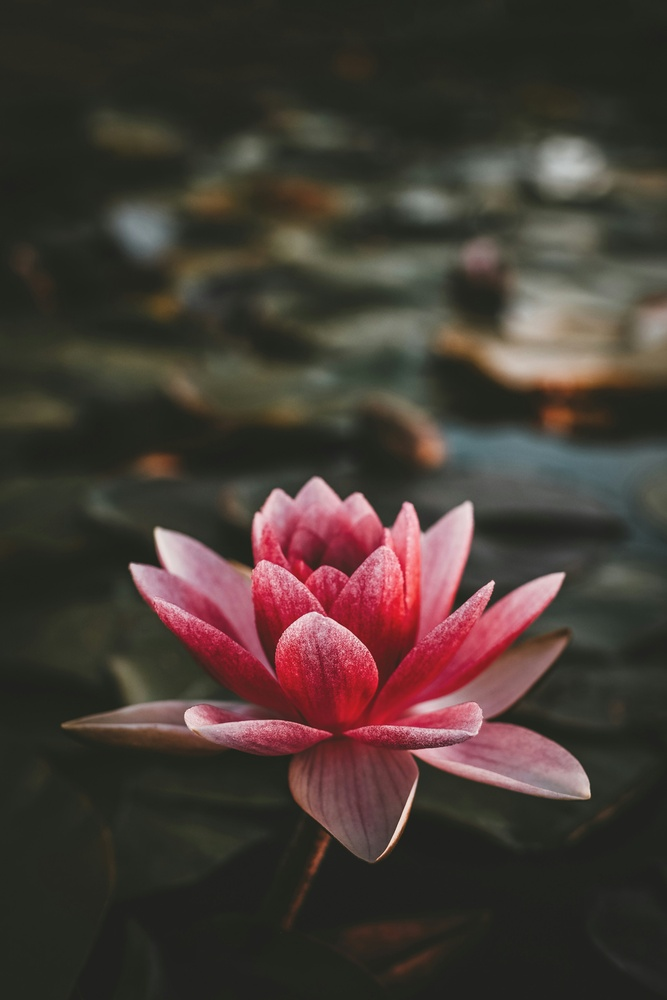
#> input picture Day_18/OpenCV_Practice/input/Flower.jpg, 667 x 1000 px, shrunk from 3264 x 4896 before the run
$ jupyter execute OpenCV.ipynb
#> lines starting #> are read from the running program, lines starting #| are printed output that depends on the picture; after the words box and inside, x2 and y2 are one past the last pixel; in counts of white or black regions, pixels touching at a corner belong together
[cell 1]
import cv2
import os
import matplotlib.pyplot as plt
import numpy as np

[cell 2]
image = cv2.imread("input/Flower.jpg")
#> image is the input picture: shape (1000, 667, 3); mean B, G, R 52.5, 58.3, 69.7

if image is None:
    print("Image not found!")
else:
    print("Image loaded successfully.")

[cell 3]
plt.imshow(cv2.cvtColor(image, cv2.COLOR_BGR2RGB))
plt.axis("off")
plt.show()

[cell 4]
# Task 1

[cell 5]
# Read Image and Display Dimensions, Channels and File Size

[cell 6]
height, width, channels = image.shape
#> height = 1000; width = 667; channels = 3

print("Height :", height)
#| Height : 1000
print("Width :", width)
#| Width : 667
print("Channels :", channels)
#| Channels : 3

file_size = os.path.getsize("input/Flower.jpg")

print("File Size :", file_size, "bytes")

[cell 7]
# Task 2

[cell 8]
# Convert Color Image to Grayscale

[cell 9]
gray = cv2.cvtColor(image, cv2.COLOR_BGR2GRAY)

plt.imshow(gray, cmap="gray")
plt.axis("off")
plt.show()

cv2.imwrite("output/grayscale.jpg", gray)
#> Out = True

[cell 10]
# Task 3

[cell 11]
#Resize Image

[cell 12]
# Small
small = cv2.resize(image, (300,200))

plt.imshow(cv2.cvtColor(small, cv2.COLOR_BGR2RGB))
plt.axis("off")
plt.show()

cv2.imwrite("output/resized_small.jpg", small)
#> Out = True

[cell 13]
# medium
medium = cv2.resize(image, (600,400))

plt.imshow(cv2.cvtColor(medium, cv2.COLOR_BGR2RGB))
plt.axis("off")
plt.show()
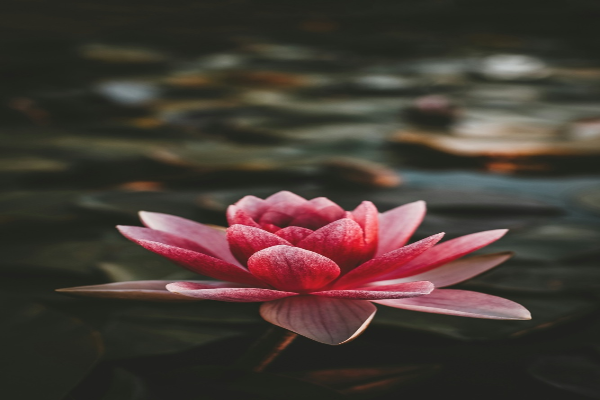
#> shown: shape (400, 600, 3); mean R, G, B 69.7, 58.3, 52.5

cv2.imwrite("output/resized_medium.jpg", medium)
#> Out = True

[cell 14]
# large
large = cv2.resize(image, (900,600))

plt.imshow(cv2.cvtColor(large, cv2.COLOR_BGR2RGB))
plt.axis("off")
plt.show()

cv2.imwrite("output/resized_large.jpg", large)
#> Out = True

[cell 15]
# Task 4

[cell 16]
# Crop Different Regions

[cell 17]
# Center Crop
crop1 = image[100:400,100:400]
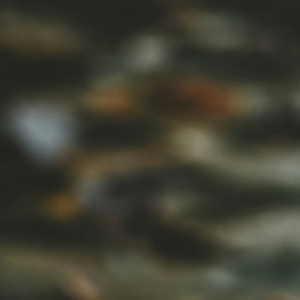
#> crop1: shape (300, 300, 3); mean B, G, R 50.3, 63.5, 63.7

plt.imshow(cv2.cvtColor(crop1, cv2.COLOR_BGR2RGB))
plt.axis("off")
plt.show()

cv2.imwrite("output/crop1.jpg", crop1)
#> Out = True

[cell 18]
# Another Crop
crop2 = image[50:250,250:500]
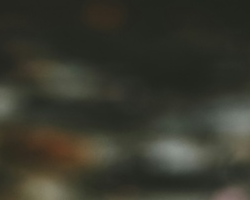
#> crop2: shape (200, 250, 3); mean B, G, R 46, 56.4, 56.1

plt.imshow(cv2.cvtColor(crop2, cv2.COLOR_BGR2RGB))
plt.axis("off")
plt.show()

cv2.imwrite("output/crop2.jpg", crop2)
#> Out = True

[cell 19]
# Task 5

[cell 20]
# Rotate Image

[cell 21]
# 90°
rotate90 = cv2.rotate(image, cv2.ROTATE_90_CLOCKWISE)
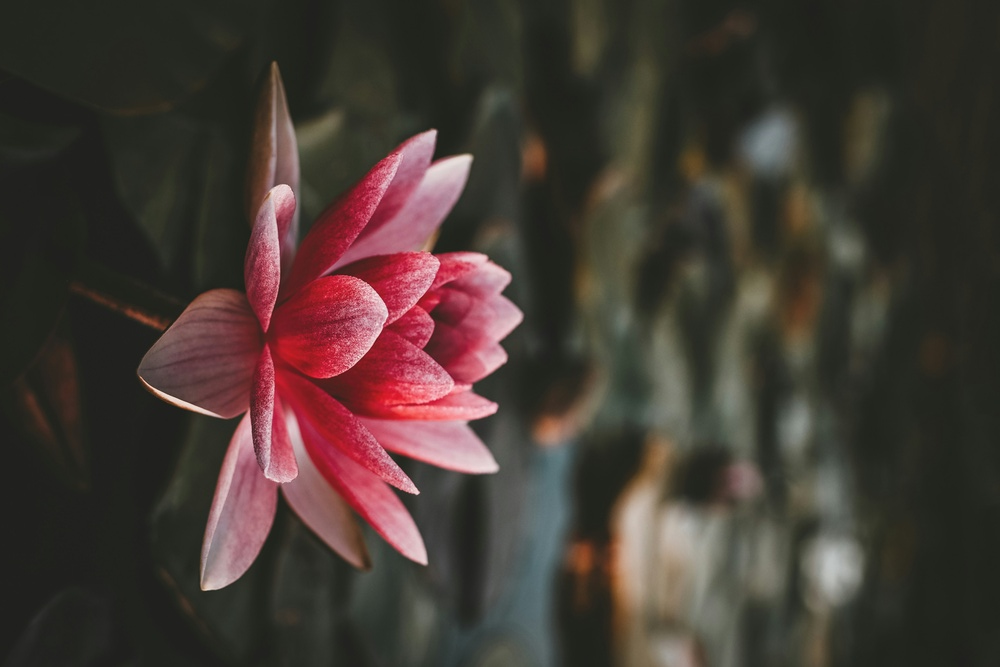
#> rotate90: shape (667, 1000, 3); mean B, G, R 52.5, 58.3, 69.7

plt.imshow(cv2.cvtColor(rotate90, cv2.COLOR_BGR2RGB))
plt.axis("off")
plt.show()

cv2.imwrite("output/rotate90.jpg", rotate90)
#> Out = True

[cell 22]
# 180°
rotate180 = cv2.rotate(image, cv2.ROTATE_180)
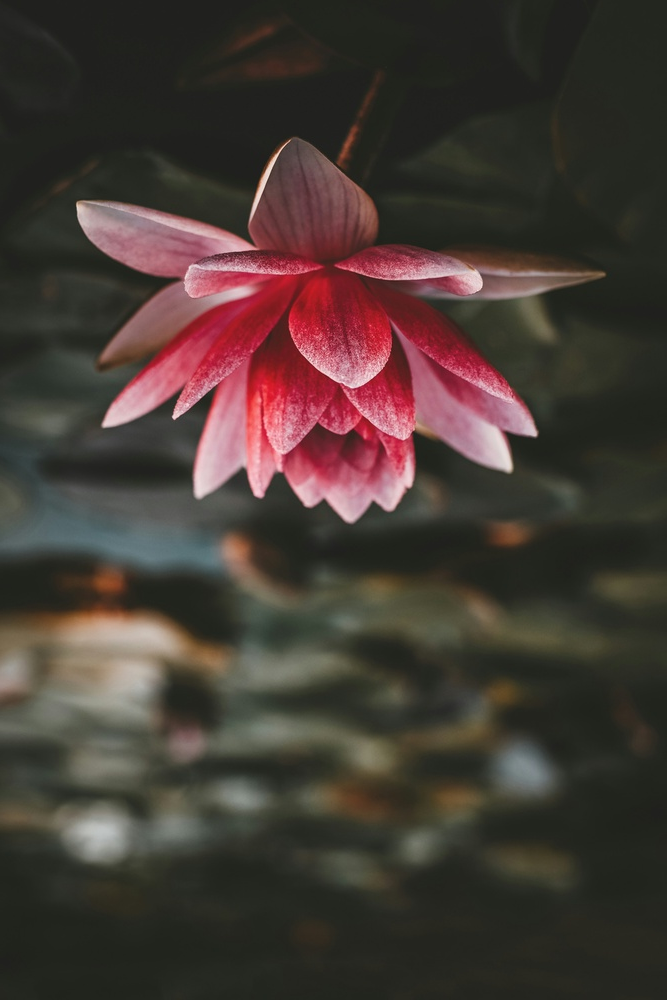
#> rotate180: shape (1000, 667, 3); mean B, G, R 52.5, 58.3, 69.7

plt.imshow(cv2.cvtColor(rotate180, cv2.COLOR_BGR2RGB))
plt.axis("off")
plt.show()

cv2.imwrite("output/rotate180.jpg", rotate180)
#> Out = True

[cell 23]
# 270°
rotate270 = cv2.rotate(image, cv2.ROTATE_90_COUNTERCLOCKWISE)
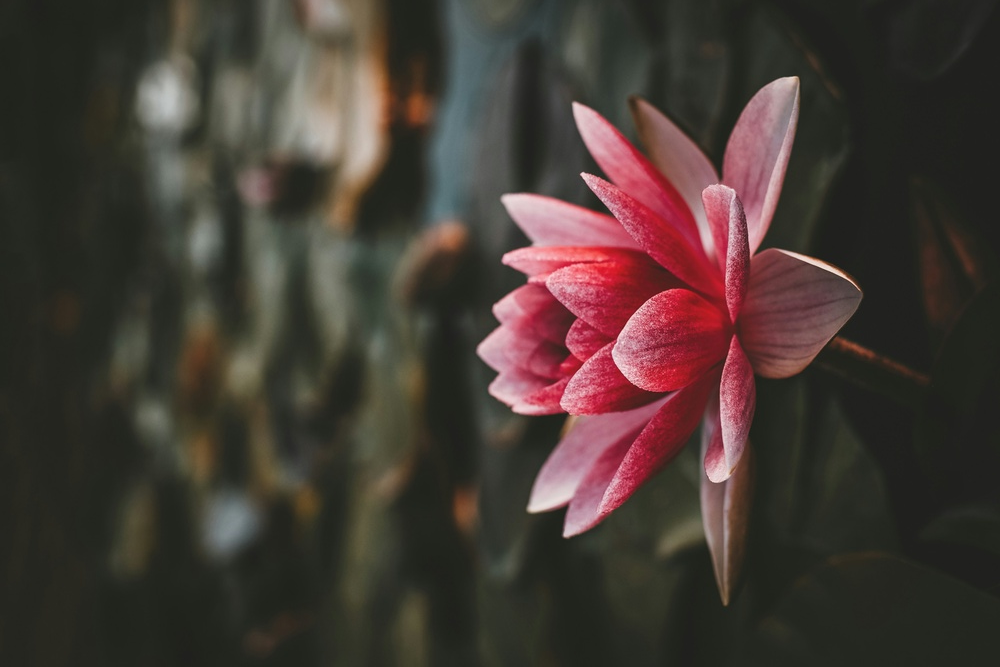
#> rotate270: shape (667, 1000, 3); mean B, G, R 52.5, 58.3, 69.7

plt.imshow(cv2.cvtColor(rotate270, cv2.COLOR_BGR2RGB))
plt.axis("off")
plt.show()

cv2.imwrite("output/rotate270.jpg", rotate270)
#> Out = True

[cell 24]
# Task 6

[cell 25]
#Flip Image

[cell 26]
# Horizontal
horizontal = cv2.flip(image,1)
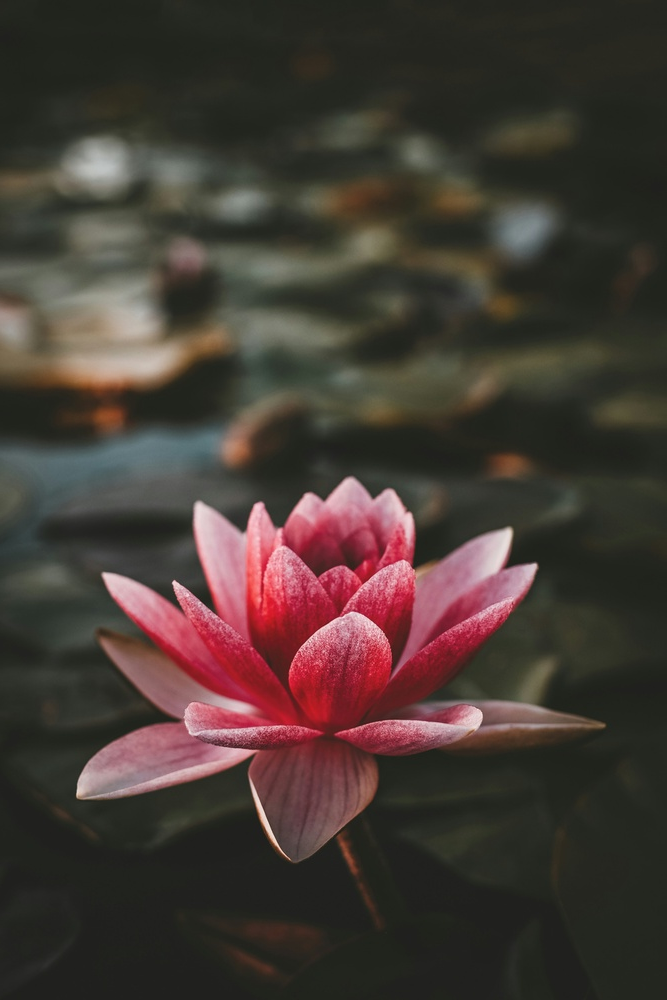
#> horizontal: shape (1000, 667, 3); mean B, G, R 52.5, 58.3, 69.7

plt.imshow(cv2.cvtColor(horizontal, cv2.COLOR_BGR2RGB))
plt.axis("off")
plt.show()

cv2.imwrite("output/horizontal.jpg", horizontal)
#> Out = True

[cell 27]
# Vertical
vertical = cv2.flip(image,0)
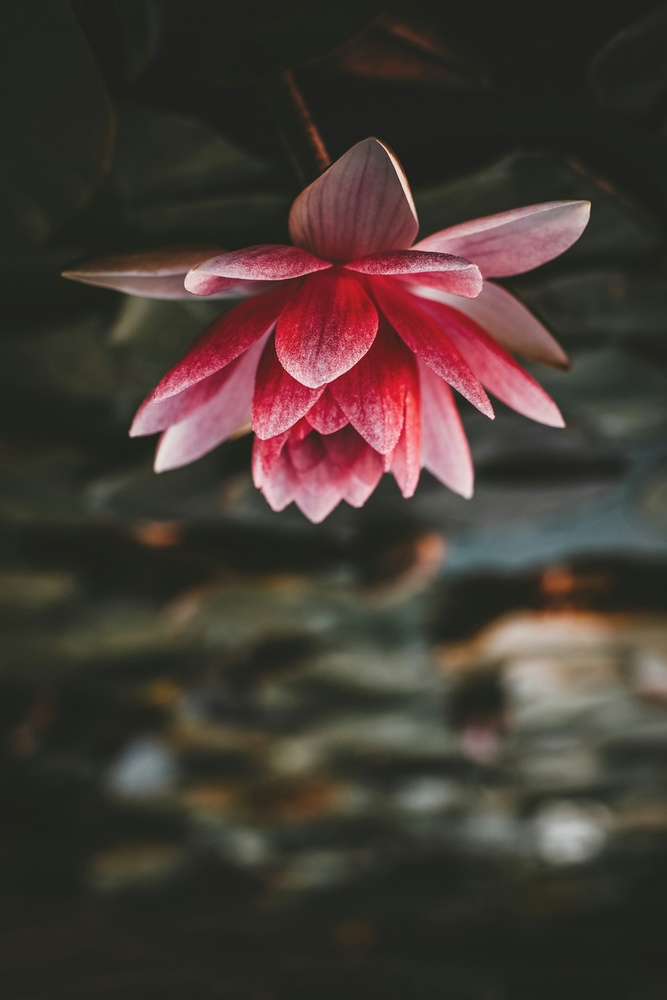
#> vertical: shape (1000, 667, 3); mean B, G, R 52.5, 58.3, 69.7

plt.imshow(cv2.cvtColor(vertical, cv2.COLOR_BGR2RGB))
plt.axis("off")
plt.show()

cv2.imwrite("output/vertical.jpg", vertical)
#> Out = True

[cell 28]
# Task 7

[cell 29]
# Draw Rectangle
rectangle = image.copy()

cv2.rectangle(rectangle,(50,50),(250,250),(0,255,0),3)
#> rectangle: shape (1000, 667, 3); 0.6% of pixels changed, all inside (x1, y1, x2, y2) = (48, 48, 253, 253)

plt.imshow(cv2.cvtColor(rectangle,cv2.COLOR_BGR2RGB))
plt.axis("off")
plt.show()

cv2.imwrite("output/rectangle.jpg", rectangle)
#> Out = True

[cell 30]
# Draw Circle
circle = image.copy()

cv2.circle(circle,(300,200),80,(255,0,0),3)
#> circle: shape (1000, 667, 3); 0.37% of pixels changed, all inside (x1, y1, x2, y2) = (218, 118, 383, 283)

plt.imshow(cv2.cvtColor(circle,cv2.COLOR_BGR2RGB))
plt.axis("off")
plt.show()

cv2.imwrite("output/circle.jpg", circle)
#> Out = True

[cell 31]
# Draw Line
line = image.copy()

cv2.line(line,(0,0),(500,500),(0,0,255),4)
#> line: shape (1000, 667, 3); 0.53% of pixels changed, all inside (x1, y1, x2, y2) = (0, 0, 503, 503)

plt.imshow(cv2.cvtColor(line,cv2.COLOR_BGR2RGB))
plt.axis("off")
plt.show()

cv2.imwrite("output/line.jpg", line)
#> Out = True

[cell 32]
# Draw Polygon
polygon = image.copy()

points = np.array([[100,100],[300,80],[400,250],[200,350]], np.int32)

cv2.polylines(polygon,[points],True,(255,255,0),3)
#> polygon: shape (1000, 667, 3); 0.66% of pixels changed, all inside (x1, y1, x2, y2) = (98, 78, 403, 353)

plt.imshow(cv2.cvtColor(polygon,cv2.COLOR_BGR2RGB))
plt.axis("off")
plt.show()

cv2.imwrite("output/polygon.jpg", polygon)
#> Out = True

[cell 33]
#Task 8

[cell 34]
#Add Name and Today's Date

[cell 35]
text = image.copy()

cv2.putText(
    text,
    "Eman Fatima",
    (30,40),
    cv2.FONT_HERSHEY_SIMPLEX,
    1,
    (255,0,0),
    2
)

cv2.putText(
    text,
    "15-07-2026",
    (30,80),
    cv2.FONT_HERSHEY_SIMPLEX,
    1,
    (0,255,0),
    2
)
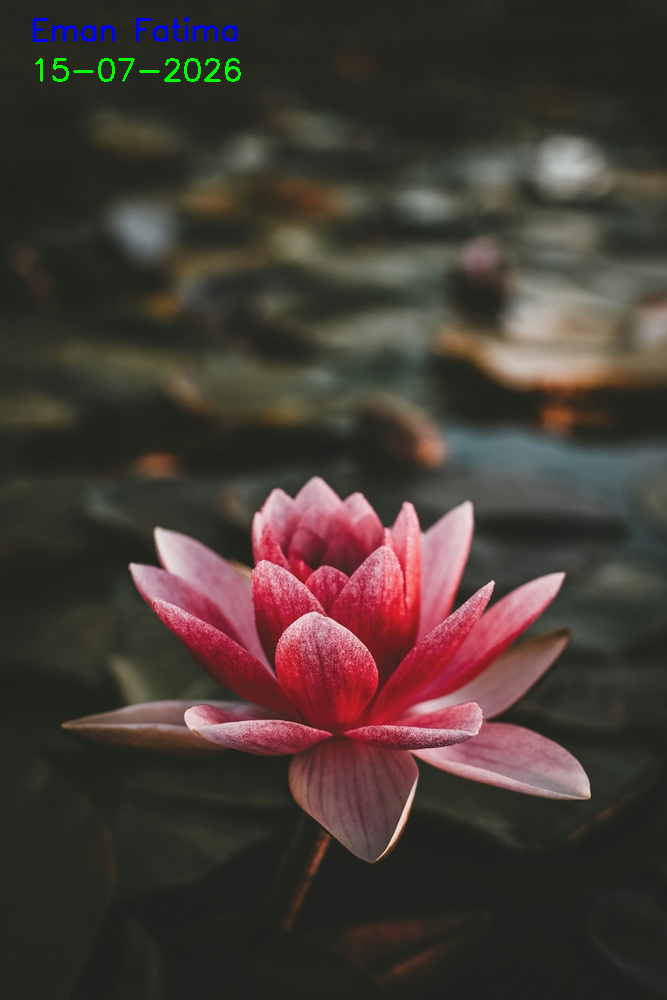
#> text: shape (1000, 667, 3); mean B, G, R 52.9, 58.7, 69.6

plt.imshow(cv2.cvtColor(text,cv2.COLOR_BGR2RGB))
plt.axis("off")
plt.show()

cv2.imwrite("output/text.jpg", text)
#> Out = True
